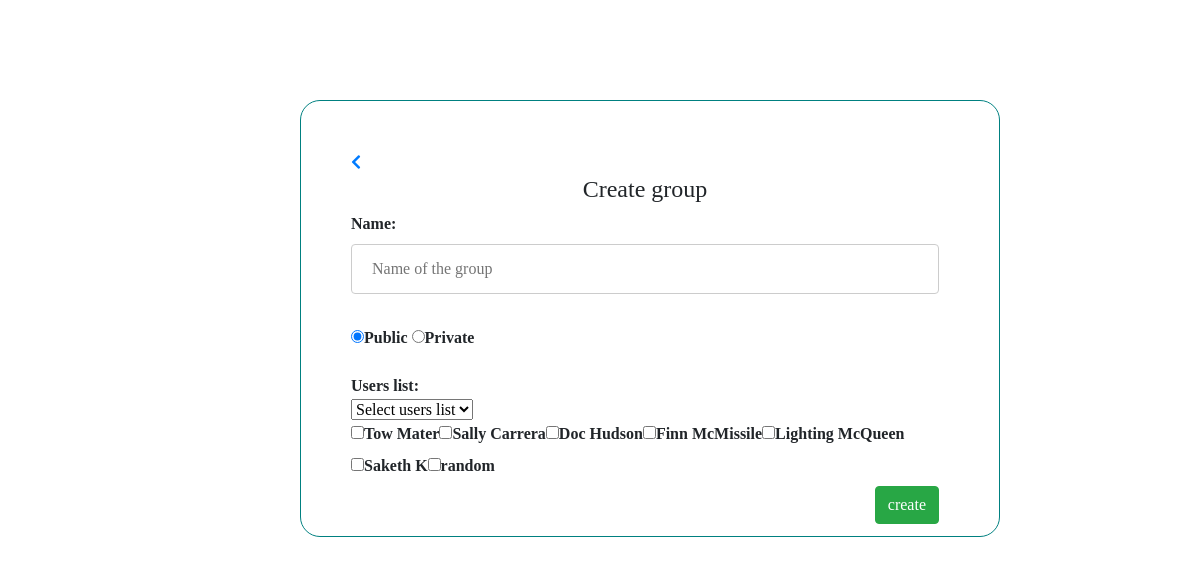
Screenshot of /creategroup.php (signed in) with the database file from the repository.
### tables this page shows
CREATE TABLE `users` (
  `user_id` int(30) NOT NULL,
  `user_name` varchar(30) NOT NULL,
  `email_id` varchar(30) NOT NULL,
  `password` varchar(30) NOT NULL,
  `user_image` text NOT NULL,
  `posts` text,
  `comments` text NOT NULL
);

### creategroup.php (the view, shortened to what this page needs)
<!DOCTYPE html>
<html>
<head>
<link rel ="stylesheet" a href="css\creategroup.css">
<link rel="stylesheet" href="https://use.fontawesome.com/releases/v5.0.13/css/all.css"
>
<link rel="stylesheet" href="https://stackpath.bootstrapcdn.com/bootstrap/4.1.1/css/bootstrap.min.css"
>
</head>
<body>
<div class="formdiv">
	<div class="align">
    <form method ="post">
    <a href=home.php <i class="fas fa-chevron-left" ></i></a>
	<H4 style="text-align: center;"> Create group </H4>
	Name:<br>
	<input type="text" id="text" name="gname" size="50"placeholder="Name of the group" required /><br><br>
	<input type="radio" name="privacy" value="public" checked/>Public
	<input type="radio" name="privacy" value="private"/>Private<br><br>
	Users list:<br>
    <?php
        global $dbc;
        $user_id = $_SESSION['user_id'];
        $list="";
        $list=$list."<div class='multiselect'>";
        $list=$list."<div class='selectBox' onclick='showCheckboxes()'>";
        $list=$list."<select><option>Select users list</option>";
        $list=$list."</select>";
        $list=$list."<div class='overSelect'></div>";
        $list=$list."</div>";
        $list=$list."<div id='checkboxes'>";
         $sqlist = "SELECT user_name,user_id from users where user_id != '$user_id'";
        $runlist= mysqli_query($dbc,$sqlist);
        while($resultlist = mysqli_fetch_array($runlist)){
            $userlist_name= $resultlist['user_name'];
            $userlist_id = $resultlist['user_id'];
            $list=$list."<label>";
            $list=$list."<input type='checkbox' name='ulist[]'  value='".$userlist_id."'/>$userlist_name</label>";
        }
     $list=$list."</div>";
     $list=$list."</div>";
     $list=$list."<input type='submit' name='submit' value='create' class='btn btn-success' style='float:right'/>";
        echo $list;
    ?>
    </form>
</div>
</div>
</body>
</html>

### css/creategroup.css (style rules this page uses)
.formdiv { border:1px solid teal; margin-left: 300px; margin-top: 100px; margin-right: 200px; margin-bottom: 300px; font-weight: bold; border-radius: 20px; position: fixed; font-family: Verdana; }
.align { margin-left: 50px; margin-right: 60px; margin-top: 50px; margin-bottom: 50px; }
#text { width: 100%; padding: 12px 20px; margin: 8px 0; display: inline-block; border: 1px solid #ccc; border-radius: 4px; box-sizing: border-box; }

### rows the page displays
users: user_name "Tow Mater"
users: user_name "Sally Carrera"
users: user_name "Doc Hudson"
users: user_name "Finn McMissile"
users: user_name "Lighting McQueen"
users: user_name "Saketh K"
users: user_name "random"
